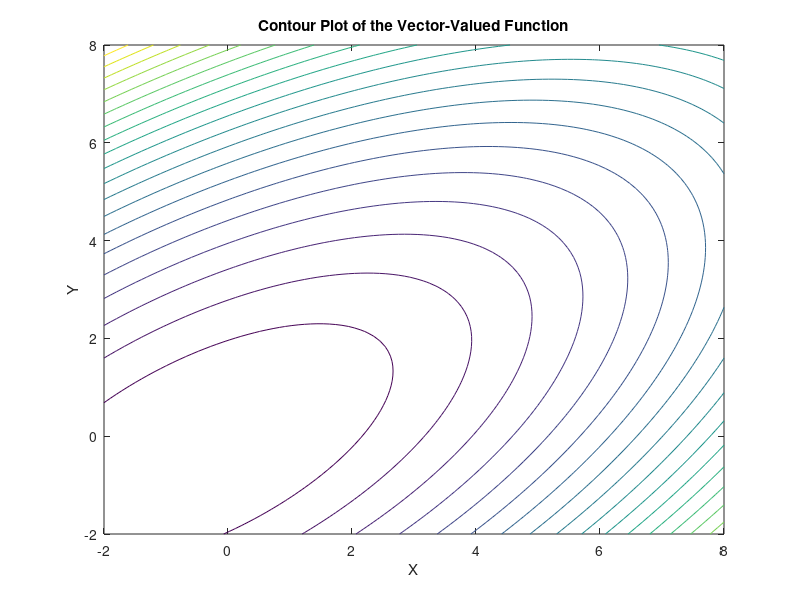

This chart was generated by the following MATLAB code:
func = @(X) 2*X(:,1).^2 + 3*X(:,2).^2 - 3*X(:,1).*X(:,2) + X(:,1);
x = linspace(-2,8,100);
y = linspace(-2,8,100);
[X, Y] = meshgrid(x,y);

Z = func([X(:), Y(:)]);

Z = reshape(Z, size(X));


contour(X, Y, Z, 20);
xlabel('X');
ylabel('Y');
title('Contour Plot of the Vector-Valued Function');
